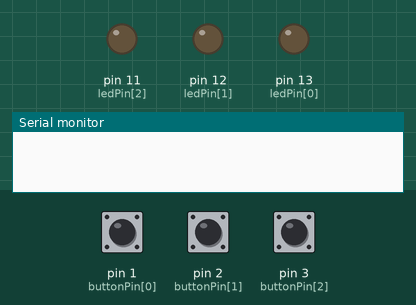
Recording of a sketch running on a simulated Arduino Leonardo, built with avr-gcc and run on an emulated ATmega32U4. On the bench: output pins drawn as LEDs (lit = HIGH), the last lines printed to the serial monitor. Inputs (shaded band) come from the test bench; at power-on: pin 1 (buttonPin[0]) LOW, pin 2 (buttonPin[1]) LOW, pin 3 (buttonPin[2]) LOW. USB keyboard and mouse output is not drawn.

Above: at 1.2 s.
1.3 s: pin 1 (buttonPin[0]) pulled HIGH for 0.15 s
At 1.37 s:
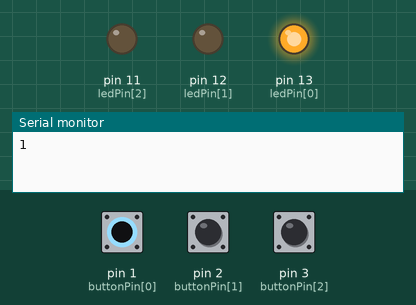
2.9 s: pin 2 (buttonPin[1]) pulled HIGH for 0.15 s
At 2.97 s:
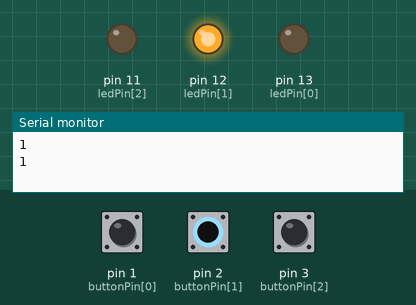
4.5 s: pin 3 (buttonPin[2]) pulled HIGH for 0.15 s
At 4.57 s:
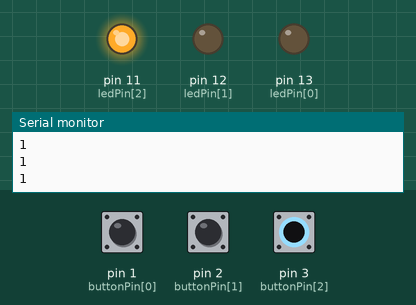
6.1 s: pin 3 (buttonPin[2]) pulled HIGH for 3.2 s
At 10.0 s:
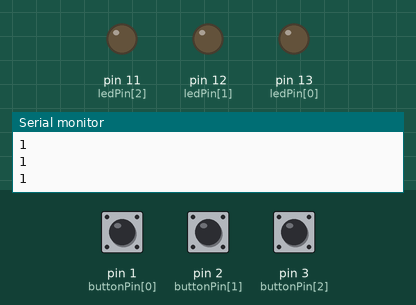
10.8 s: pin 1 (buttonPin[0]) pulled HIGH for 3.2 s
At 11.2 s:
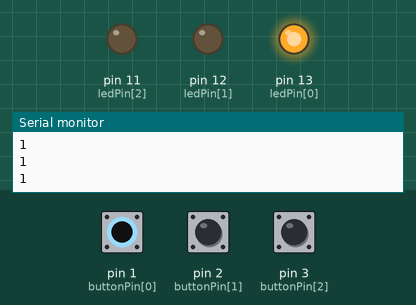
15.5 s: pin 1 (buttonPin[0]) driven HIGH and pin 2 (buttonPin[1]) driven HIGH and pin 3 (buttonPin[2]) driven HIGH
At 16.1 s:
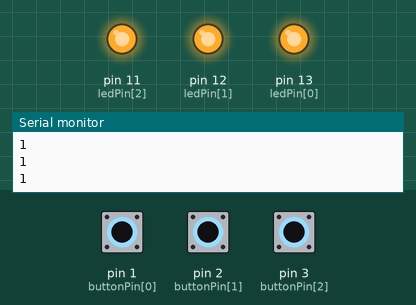
Timing chart, 0 to 18.2 s (numbered marks = the images above; inputs shaded):
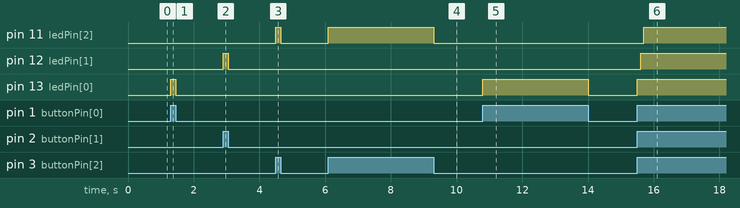

The sketch:

ButtonVer2.ino
```cpp
#include "Keyboard.h"

const int buttonPin[] = {1, 2, 3};   //array that holds the pin number connected to each button
const int ledPin[] = {13, 12, 11};     //array that holds the pin number connected to each LED
int buttonAmount = 3;             //variable that holds the total number of buttons
int buttonState[] = {0, 0, 0};       //array that holds the button statuses
bool done[] = {false, false, false};     //array that holds info about if an action has been performed
/* the purpose of the done variables is to prevent actions from being performed multiple times
 if the button is having a long push down*/


void setup() {

  //initialize the button puns as inputs
  for (int i = 0; i < buttonAmount; i++) {
    pinMode(buttonPin[i], INPUT);
  }
  //initialize the LED pins as outputs
  for (int i = 0; i < buttonAmount; i++) {
    pinMode(ledPin[i], OUTPUT);
  }
  Keyboard.begin();
}

// function for executing actions based on which button was pressed
int outputAction(int currentButton) {

    //button1 opens closes current tab using ctrl+w
    if (currentButton == 1) {
      Keyboard.press(KEY_LEFT_CTRL);
      Keyboard.press('w');
      delay(100);
    }

    //button2 opens new tab using ctrl+t
    if (currentButton == 2) {
      Keyboard.press(KEY_LEFT_CTRL);
      Keyboard.press('t');
      delay(100);
    }

    //button3 types "slay" into a text box
    if (currentButton == 3) {
      Keyboard.print("slay");
      delay(100);
    }
}

void loop() {

  for (int i = 0; i < buttonAmount; i++)      //cycle through the array
    {
       buttonState[i] = digitalRead(buttonPin[i]); //read the status of each button

      //if a button is being pressed the state is HIGH
       if (buttonState[i] == HIGH && done[i] == false){
        // change done status to true, this is to ensure the action is being executed only once per push
        done[i] = true;
        // turn LED off
        digitalWrite(ledPin[i], HIGH);
        Serial.println(done[i]);
        //send the corresponding pin to the outputAction function
        outputAction(buttonPin[i]);
        //make sure that keys pressed from the action are released
        Keyboard.releaseAll();
       }

       if(buttonState[i] == LOW){
        //reset done status if necessary, this is in the situtation that a button was pressed then released
        done[i] = false;
        // turn LED on
        digitalWrite(ledPin[i], LOW);
        Keyboard.releaseAll();
       }
    }
}
```

Measured:
- after the input at 1.3 s, pin 13 (ledPin[0]): LOW → HIGH at once, → LOW 0.15 s later
- after the input at 2.9 s, pin 12 (ledPin[1]): LOW → HIGH at once, → LOW 0.15 s later
- after the input at 4.5 s, pin 11 (ledPin[2]): LOW → HIGH at once, → LOW 0.15 s later
- after the input at 6.1 s, pin 11 (ledPin[2]): LOW → HIGH at once, → LOW 3.2 s later
- after the input at 10.8 s, pin 13 (ledPin[0]): LOW → HIGH at once, → LOW 3.2 s later
- after the input at 15.5 s, pin 11 (ledPin[2]): LOW → HIGH after 0.20 s; pin 12 (ledPin[1]): LOW → HIGH after 0.10 s; pin 13 (ledPin[0]): LOW → HIGH at once
